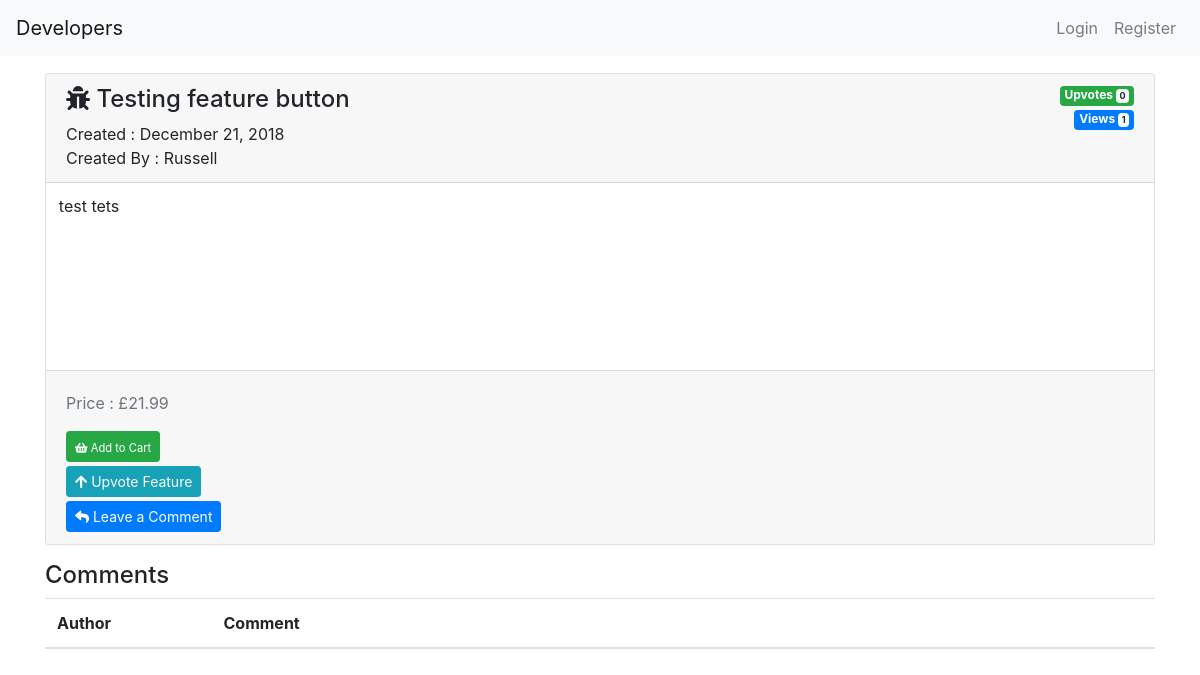
Page /feature/preview_feature/4/ on the earlier database version.
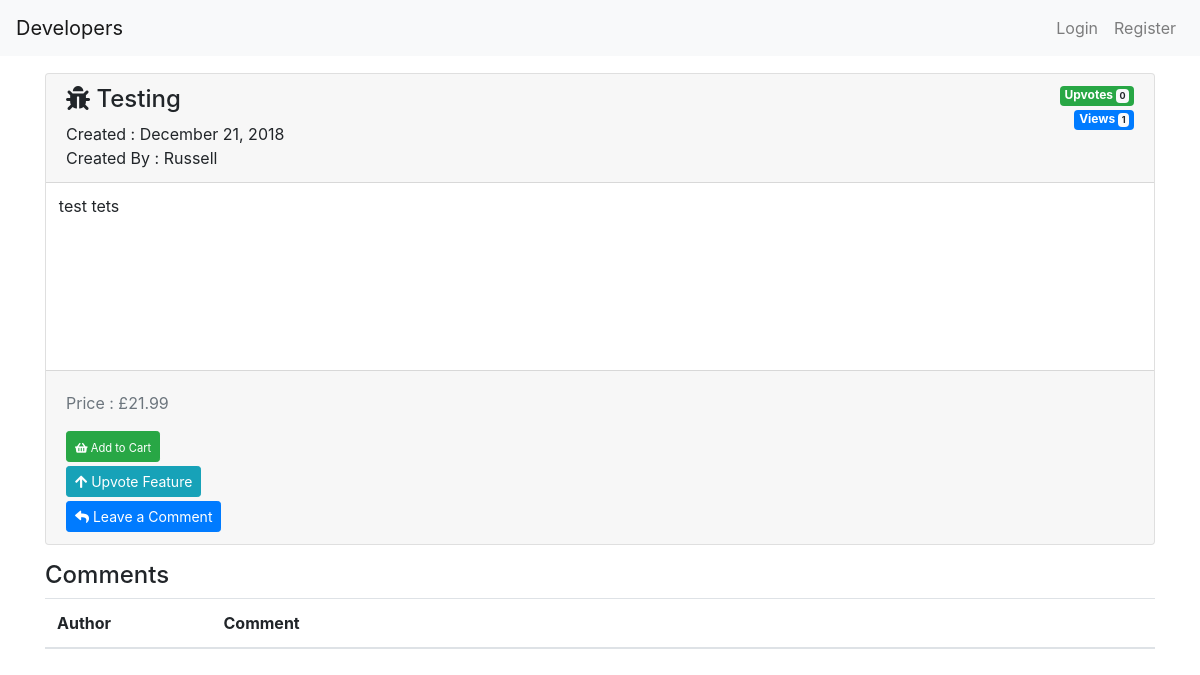
Same page on the later database version.
### feature/models.py (models this page shows)
class Feature(models.Model):
    title = models.CharField(max_length=100)
    description = models.TextField()
    created_date = models.DateTimeField(default=timezone.now)
    views = models.IntegerField(default=0)
    upvotes = models.IntegerField(default=0)
    price = models.DecimalField(max_digits=6, decimal_places=2, default=1.99)
    author = models.ForeignKey(User, on_delete=models.CASCADE)
    def __str__(self):
        return self.title

### feature/views.py (the view)
# urls.py: url(r'preview_feature/(?P<id>\d+)/', preview_feature, name="preview_feature"),
def preview_feature(request, id):
    feature = get_object_or_404(Feature, pk=id)
    feature.views += 1
    all_comments = FeatureComment.objects.filter(feature=feature)
    if request.method == "POST":
        comment = Comment_form(request.POST)
        if comment.is_valid():
            comments = comment.save(commit=False)
            comments.feature = feature
            comments.author = request.user
            comments.save()
            return redirect(preview_feature, feature.id)
    else:
        comment = Comment_form()
        context = {
            "feature": feature,
            "comment": comment,
            "comments": all_comments,
        }
    return render(request, "preview_feature.html", context)

### feature/templates/preview_feature.html (shortened to what this page needs)
{% extends "base.html" %}
{% load crispy_forms_tags %}
{% block content %}
<div class="container">
    <div class="card">
        <div class="card-header">
            <div>
                <span class="badge badge-success float-right">Upvotes
                    <span class="badge badge-light">
                            {{ feature.upvotes }}
                    </span>
                </span>
                <br>
                <span class="badge badge-primary float-right">Views
                    <span class="badge badge-light">
                            {{ feature.views }}
                    </span>
                </span>
            </div>
            <h4 class="card-preview-title">
                <i class="fas fa-bug"></i>
                {{ feature|capfirst }}
            </h4>
            <span class="mt-2">Created : {{ feature.created_date|date:"F d, Y" }}</span>
            <br>
            <span class="mt-2">Created By : {{ feature.author|capfirst }}</span>
        </div>
        <div class="card-body">
            <p class="card-text">{{ feature.description }}</p>
        </div>
        <div class="card-footer text-muted">
            <p class="mt-2">Price : £{{ feature.price }}</p>
            <div>
                <a href="#" class="btn btn-sm btn-success">
                    <small>
                    <i class="fa fa-shopping-basket" aria-hidden="true"></i>
                    Add to Cart
                    </small>
                </a>
            </div>
            <div class="mt-1">
                <a href="{% url 'upvote_feature' feature.id %}" class="btn btn-sm btn-info">
                    <i class="fa fa-arrow-up" aria-hidden="true"></i>
                    Upvote Feature</a>
            </div>
            <div class="mt-1">
                <button type="button" id="profile-edit" class="btn btn-primary btn-sm"
                            data-toggle="collapse" data-target="#collapseComment" aria-expanded="false" aria-controls="collapseComment">
                    <i class="fa fa-reply" aria-hidden="true"></i>
                    Leave a Comment
                </button>
            </div>
        </div>
    </div>
    <h4 class="mt-3">Comments</h4>
    <table class="table">
        <thead>
            <tr>
                <th scope="col">Author</th>
                <th style=" width: 85%;"scope="col">Comment</th>
            </tr>
        </thead>
    </table>
</div>
{% endblock %}

Differences in the rows shown:
changed Feature "test tets": title "Testing feature button" → "Testing"
